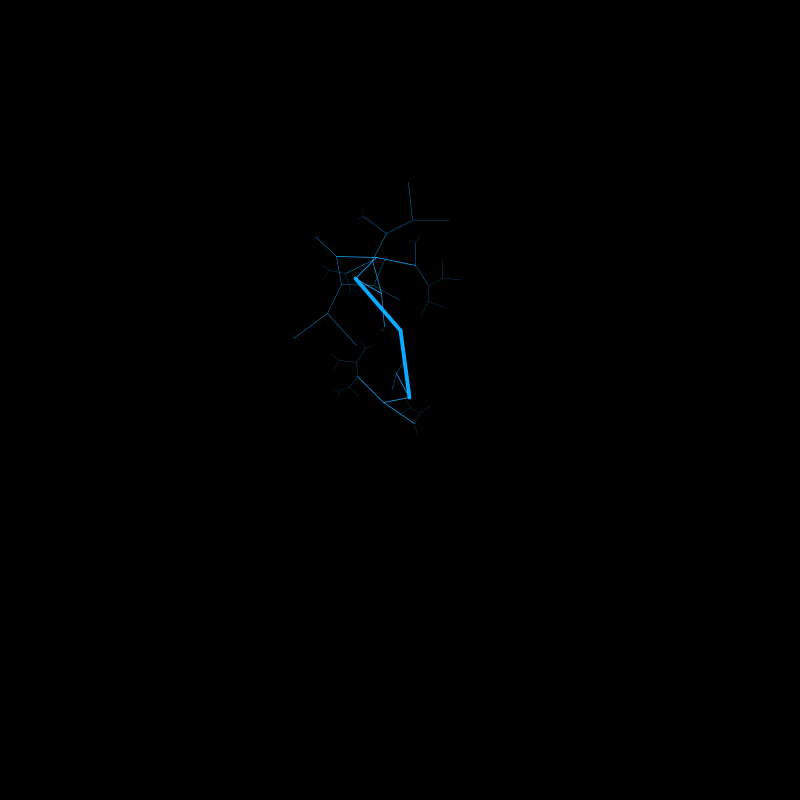
Frame 1 (no input)
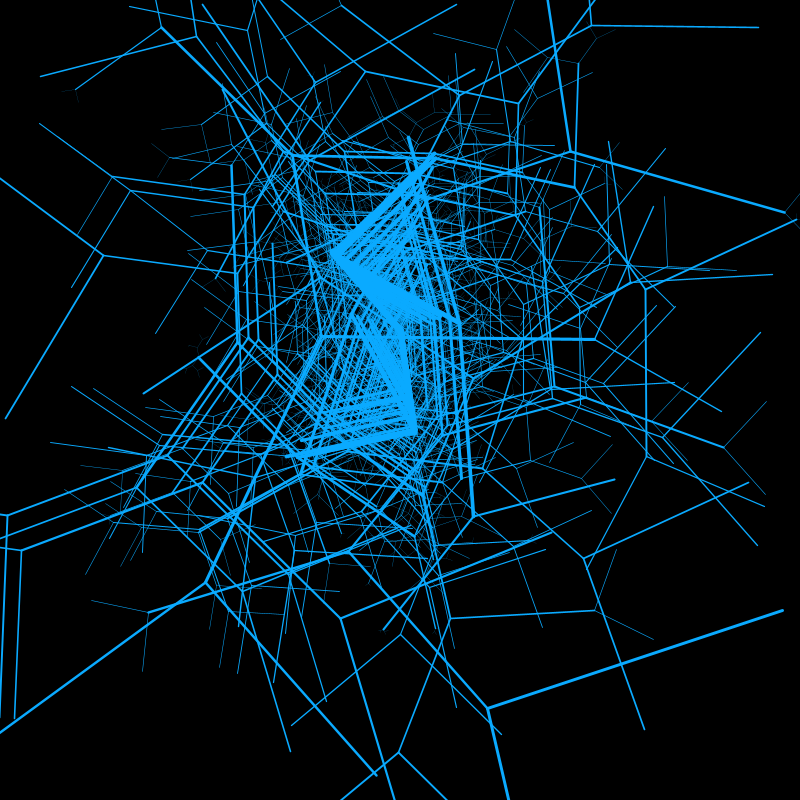
Frame 60 (the mouse pressed at the canvas centre just before this capture)
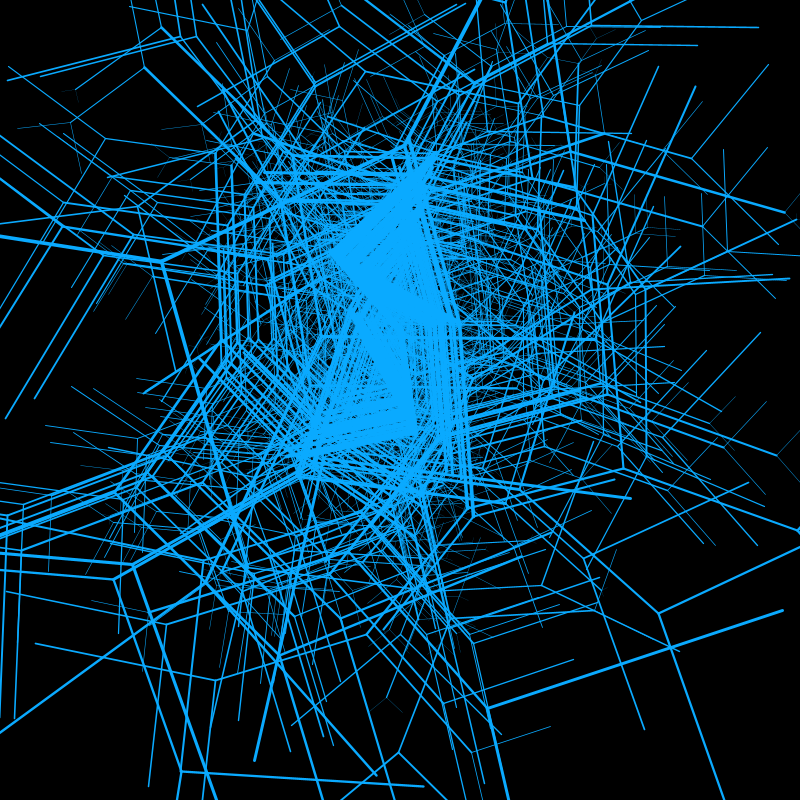
Frame 120 (the mouse held since frame 60 and released just before this capture)

The Processing sketch that drew these frames (run headless with seeded random() and noise(); from frame 60 on, the mouse is pressed at the canvas centre):

// Processing sketch: processing_4418
// ── processing_4418.pde

// Used for assignment ARCH1391 David Butterworth 'Metaphor' 
// All code thanks to dotlassie 'shortest tree generator' unless stated otherwise
 
void setup() {  
  size(800, 800); // Edited by David Butterworth
  background (0); 
}  
 
float i; 
void draw(){if(i<1)translate(400,400); 
strokeWeight(4/i); // Edited by David Butterworth
line(0,0,0,-70); 
stroke (10, 170, 255); // Edited by David Butterworth
 
 
if(i>5)return; 
 
pushMatrix(); 
translate(0,-70); 
scale(random(1.5)); // Edited by David Butterworth
rotate(3/++i); // Edited by David Butterworth
 
draw();rotate(-10/i); // Edited by David Butterworth
 
draw();i--;popMatrix();}  
 
